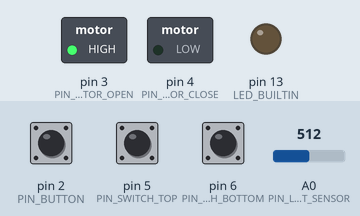
Recording of a program running on a simulated Arduino Nano, built with avr-gcc and run on an emulated ATmega328P. On the bench: switched loads named in the program (green lamp = pin HIGH), output pins drawn as LEDs (lit = HIGH). The test bench sets the inputs (shaded band); at power-on: pin 5 (PIN_SWITCH_TOP) HIGH, pin 2 (PIN_BUTTON) HIGH, A0 (PIN_LIGHT_SENSOR) = 512, pin 6 (PIN_SWITCH_BOTTOM) HIGH. EEPROM starts erased; what the program prints to the serial monitor is not drawn.

Above: at 1.2 s.
1.3 s: pin 5 (PIN_SWITCH_TOP) pulled LOW for 0.15 s
At 1.7 s:
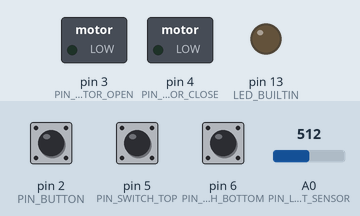
2.9 s: pin 2 (PIN_BUTTON) pulled LOW for 3.2 s
At 4.7 s:
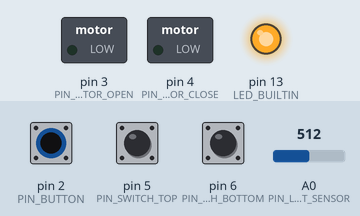
8.4 s: A0 (PIN_LIGHT_SENSOR) set to 477
At 9.5 s:
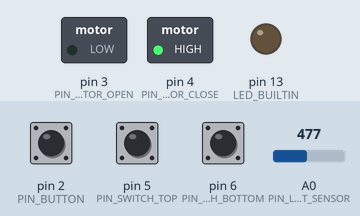
Timing chart, 0 to 11.4 s (numbered marks = the images above; inputs shaded):
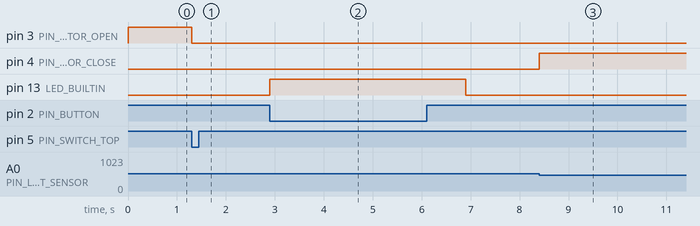

The program:

main.cpp
```cpp
#include <avr/wdt.h>
#include <Arduino.h>
#include <EEPROM.h>

constexpr auto DEBUG_MODE = true;

/* PINS */
constexpr auto PIN_BUTTON = 2;
constexpr auto PIN_LIGHT_SENSOR = A0;

constexpr auto PIN_MOTOR_OPEN = 3;   // Connect relay so that when it closes, the motor opens the door
constexpr auto PIN_MOTOR_CLOSE = 4;

constexpr auto PIN_SWITCH_TOP = 5;
constexpr auto PIN_SWITCH_BOTTOM = 6;

/* SETTINGS */
constexpr auto TOLERANCE_OPEN = 20;
constexpr auto TOLERANCE_CLOSE = TOLERANCE_OPEN;
constexpr auto MAX_OPEN_CLOSE_TIME = 30000; // Maximum amount of time opening/closing is allowed to take in milliseconds

/* CONSTANTS */
constexpr auto DOOR_STATUS_UNKNOWN = 2;
constexpr auto DOOR_STATUS_OPEN = 1;
constexpr auto DOOR_STATUS_CLOSED = 0;

/* CODE */
int savedLightLevel;
uint8_t doorStatus = DOOR_STATUS_UNKNOWN;

bool isButtonPressed() { return digitalRead(PIN_BUTTON) == LOW; }

// cc: https://forum.arduino.cc/index.php?topic=100231.msg751705#msg751705
void setSavedLightLevel() {
  byte lowByte = ((savedLightLevel >> 0) & 0xFF);
  byte highByte = ((savedLightLevel >> 8) & 0xFF);
  EEPROM.update(0, lowByte);
  EEPROM.update(1, highByte);
}

void getSavedLightLevel() {
  byte lowByte = EEPROM.read(0);
  byte highByte = EEPROM.read(1);
  savedLightLevel = ((lowByte << 0) & 0xFF) + ((highByte << 8) & 0xFF00);
}

void processButton(int lightLevel) {
  digitalWrite(LED_BUILTIN, HIGH);
  savedLightLevel = lightLevel;
  setSavedLightLevel();
  delay(1000);
  digitalWrite(LED_BUILTIN, LOW);
}

void enterErrorState() {
  digitalWrite(PIN_MOTOR_OPEN, LOW);
  digitalWrite(PIN_MOTOR_CLOSE, LOW);
  while (true)
  {
    wdt_reset();
    digitalWrite(LED_BUILTIN, HIGH);
    delay(500);
    if (digitalRead(PIN_SWITCH_TOP) == LOW) {
      delay(500);
    }
    digitalWrite(LED_BUILTIN, LOW);
    delay(500);
    if (digitalRead(PIN_SWITCH_BOTTOM) == LOW) {
      delay(500);
    }
  }
}

void waitForLow(uint8_t pin) {
  unsigned long startTime = millis();
  while (digitalRead(pin) != LOW) {
    if (millis() - startTime > MAX_OPEN_CLOSE_TIME) {
      enterErrorState();
    }
    wdt_reset();
  }
}

void initDoorStatus() {
  if (digitalRead(PIN_SWITCH_TOP) == LOW && digitalRead(PIN_SWITCH_BOTTOM) == HIGH) {
    doorStatus = DOOR_STATUS_OPEN;
  } else if (digitalRead(PIN_SWITCH_TOP) == HIGH && digitalRead(PIN_SWITCH_BOTTOM) == LOW) {
    doorStatus = DOOR_STATUS_CLOSED;
  } else if (digitalRead(PIN_SWITCH_TOP) == LOW && digitalRead(PIN_SWITCH_BOTTOM) == LOW) {
    enterErrorState();
  }
}

void openDoor() {
  digitalWrite(PIN_MOTOR_OPEN, HIGH);
  waitForLow(PIN_SWITCH_TOP);
  digitalWrite(PIN_MOTOR_OPEN, LOW);
  doorStatus = DOOR_STATUS_OPEN;
}

void closeDoor() {
  digitalWrite(PIN_MOTOR_CLOSE, HIGH);
  waitForLow(PIN_SWITCH_BOTTOM);
  digitalWrite(PIN_MOTOR_CLOSE, LOW);
  doorStatus = DOOR_STATUS_CLOSED;
}

void setup() {
  wdt_enable(WDTO_4S);
  if (DEBUG_MODE)
    Serial.begin(115200);

  pinMode(PIN_BUTTON, INPUT_PULLUP);
  pinMode(PIN_SWITCH_TOP, INPUT_PULLUP);
  pinMode(PIN_SWITCH_BOTTOM, INPUT_PULLUP);

  pinMode(LED_BUILTIN, OUTPUT);
  pinMode(PIN_MOTOR_OPEN, OUTPUT);
  pinMode(PIN_MOTOR_CLOSE, OUTPUT);

  Serial.println("Hello world!");
  Serial.print("Saved light level: ");
  getSavedLightLevel();
  Serial.println(savedLightLevel);
  Serial.print("Current light level: ");
  Serial.println(analogRead(PIN_LIGHT_SENSOR));

  initDoorStatus();
}

void loop() {
  wdt_reset();
  int lightLevel = analogRead(PIN_LIGHT_SENSOR);
  Serial.print(lightLevel);
  Serial.print('\t');
  if (lightLevel < savedLightLevel - TOLERANCE_CLOSE && doorStatus != DOOR_STATUS_CLOSED) {
    Serial.print("Closing... ");
    closeDoor();
    Serial.println("done");
  } else if (lightLevel > savedLightLevel + TOLERANCE_OPEN && doorStatus != DOOR_STATUS_OPEN) {
    Serial.print("Opening... ");
    openDoor();
    Serial.println("done");
  } /*else {
    Serial.println("Doing nothing");
  }*/
  if (isButtonPressed())
    processButton(lightLevel);
}
```

Measured:
- the behaviour switches between 492 and 491 on A0 (PIN_LIGHT_SENSOR) (found by bisection; images 2 and 3)
- after the input at 1.3 s, pin 3 (PIN_MOTOR_OPEN): HIGH → LOW at once
- after the input at 2.9 s, pin 13 (LED_BUILTIN): LOW → HIGH at once, → LOW 4.0 s later
- after the input at 8.4 s, pin 4 (PIN_MOTOR_CLOSE): LOW → HIGH at once
